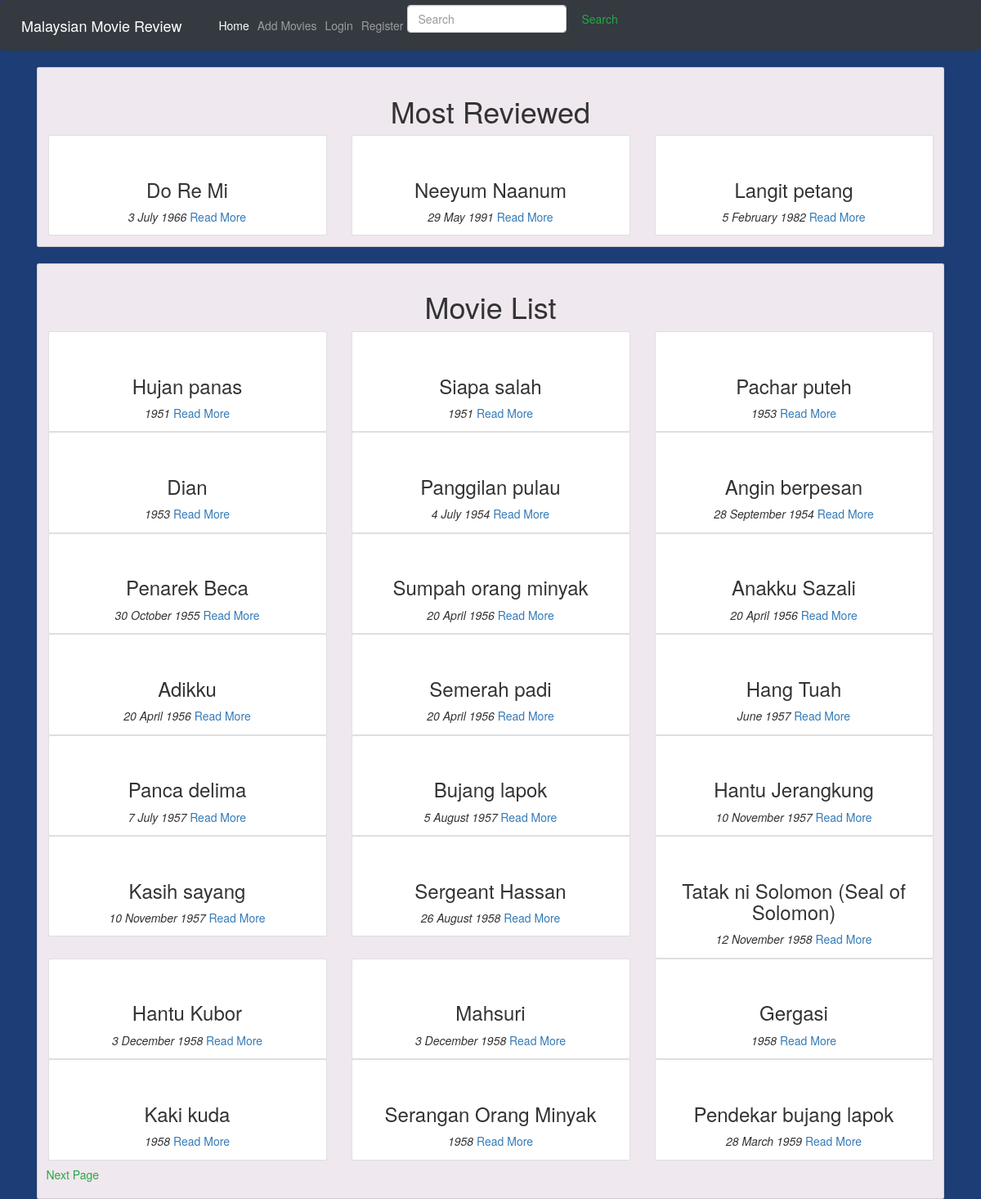
The page / on the database its author committed.
### main/models.py (models this page shows, shortened)
class Movie(models.Model):
    name = models.CharField(max_length=300)
    director = models.CharField(max_length=300)
    cast = models.CharField(max_length=300)
    description = models.TextField(max_length=5000)
    release_date = models.CharField(max_length=200)
    averageRating = models.FloatField(default=0)
    image = models.URLField(default=None, null=True)

### main/views.py (the view)
# urls.py: path('', views.home, name="home"),
def home(request):
    query = request.GET.get("title")
    allMovies = None
    banner = Movie.objects.all().filter(averageRating=8)[:3]
    if query:
        allMovies = Movie.objects.filter(name__icontains=query)
    else:
        allMovies = Movie.objects.all() # selct * from movie
    p = Paginator(allMovies, 24)
    page_num = request.GET.get('page', 1)
    try:
        page = p.page(page_num)
    except PageNotAnInteger:
        posts = p.page(1)
    except EmptPage:
        page = p.page(p.pnum_pages)
    context = {
        "movies": page,
        "banner": banner,
    }
    return render(request, 'main/index.html', context)

### main/templates/main/index.html (shortened to what this page needs)
{% extends 'main/base.html' %}
{% block content %}
<div class="container">
  <div class="card" id="backdrop">
  <div class="card-body">
    <div class="row justify-content-center">
      <h1>Most Reviewed</h1>
    </div>
    <div class="row">
        {% for movie in banner %}
        <div class="col-md-4">
            <div class="card">
                <div class="card-body">
                    <div class="text-center">
                    <h3 class="text-center">{{ movie.name }}</h3>
                    <i class="text-center">{{ movie.release_date}}</i>
                    <a href="{% url 'main:detail' movie.id %}">Read More</a>
                    </div>
                </div>
            </div>
        </div>
        {% endfor %}
    </div>
  </div>
</div>
</div>
<div class="container">
    <br>
    <div class="card" id="backdrop">
        <div class="card-body">
          <div class="row justify-content-center">
            <h1>Movie List</h1>
          </div>
            <div class="row">
                {% for movie in movies %}
                <div class="col-md-4">
                    <div class="card">
                        <div class="card-body">
                            <div class="text-center">
                            <h3 class="text-center">{{ movie.name }}</h3>
                            <i class="text-center">{{ movie.release_date}}</i>
                            <a href="{% url 'main:detail' movie.id %}">Read More</a>
                            </div>
                        </div>
                    </div>
                </div>
                {% endfor %}
                {% if movies.has_next %}
                <a class="btn btn-outline-success my-2 my-sm-0" href="{% url 'main:home' %}?page={{movies.next_page_number}}">Next Page</a>
                {% endif %}
            </div>
        </div>
    </div>
</div>
{% endblock %}

### main/templates/main/base.html (shortened to what this page needs)
<!doctype html>
<html lang="en">
  <head>
    <link rel="stylesheet" href="https://maxcdn.bootstrapcdn.com/bootstrap/4.0.0/css/bootstrap.min.css">
    <link rel="stylesheet" href="https://maxcdn.bootstrapcdn.com/bootstrap/3.4.1/css/bootstrap.min.css">
    {% load static %}
    <link rel="stylesheet" href="{% static 'css/main.css' %}">
  </head>
  <body>
    <nav class="navbar navbar-expand-lg navbar-dark bg-dark text-white">
        <a class="navbar-brand" href="{% url 'main:home' %}">Malaysian Movie Review</a>
        <div class="collapse navbar-collapse" id="navbarSupportedContent">
          <ul class="navbar-nav mr-auto">
            <li class="nav-item active">
              <a class="nav-link" href="{% url 'main:home' %}">Home <span class="sr-only">(current)</span></a>
            </li>
            <li class="nav-item">
              <a class="nav-link" href="{% url 'main:add_movies' %}">Add Movies</a>
            </li>
            {% if user.is_authenticated %}
            <li class="nav-item dropdown">
              <a class="nav-link dropdown-toggle" href="#" id="navbarDropdown" role="button" data-toggle="dropdown" aria-haspopup="true" aria-expanded="false">
                {{ user.username }}
              </a>
              <div class="dropdown-menu" aria-labelledby="navbarDropdown">
                <a class="dropdown-item" href="{% url 'accounts:edit_profile' %}">My Profile</a>
                <div class="dropdown-divider"></div>
                <a class="dropdown-item" href="{% url 'accounts:logout' %}">Logout</a>
              </div>
            </li>
            {% else %}
            <li class="nav-item">
              <a class="nav-link" href="{% url 'accounts:login' %}">Login</a>
            </li>
            <li class="nav-item">
              <a class="nav-link" href="{% url 'accounts:register' %}">Register</a>
            </li>
            {% endif %}
          </ul>
          <form class="form-inline my-2 my-lg-0" method="GET" action="{% url 'main:home' %}">
            <input class="form-control mr-sm-2" type="search" placeholder="Search" aria-label="Search" name="title">
            <button class="btn btn-outline-success my-2 my-sm-0" type="submit">Search</button>
          </form>
        </div>
      </nav>
    {% block content %}
    {% endblock %}
  </body>
</html>

### main/static/css/main.css (style rules this page uses)
body { background-color: #1c3d75; }
#backdrop { background-color: #efe8ee; }

### rows shown on the page
Movie: name "Do Re Mi", release_date "3 July 1966"
Movie: name "Neeyum Naanum", release_date "29 May 1991"
Movie: name "Langit petang", release_date "5 February 1982"
Movie: name "Hujan panas", release_date "1951"
Movie: name "Siapa salah", release_date "1951"
Movie: name "Pachar puteh", release_date "1953"
Movie: name "Dian", release_date "1953"
Movie: name "Panggilan pulau", release_date "4 July 1954"
Movie: name "Angin berpesan", release_date "28 September 1954"
Movie: name "Penarek Beca", release_date "30 October 1955"
Movie: name "Sumpah orang minyak", release_date "20 April 1956"
Movie: name "Anakku Sazali", release_date "20 April 1956"
Movie: name "Adikku", release_date "20 April 1956"
Movie: name "Semerah padi", release_date "20 April 1956"
Movie: name "Hang Tuah", release_date "June 1957"
Movie: name "Panca delima", release_date "7 July 1957"
Movie: name "Bujang lapok", release_date "5 August 1957"
Movie: name "Hantu Jerangkung", release_date "10 November 1957"
Movie: name "Kasih sayang", release_date "10 November 1957"
Movie: name "Sergeant Hassan", release_date "26 August 1958"
Movie: name "Tatak ni Solomon (Seal of Solomon)", release_date "12 November 1958"
Movie: name "Hantu Kubor", release_date "3 December 1958"
Movie: name "Mahsuri", release_date "3 December 1958"
Movie: name "Gergasi", release_date "1958"
Movie: name "Kaki kuda", release_date "1958"
Movie: name "Serangan Orang Minyak", release_date "1958"
Movie: name "Pendekar bujang lapok", release_date "28 March 1959"
